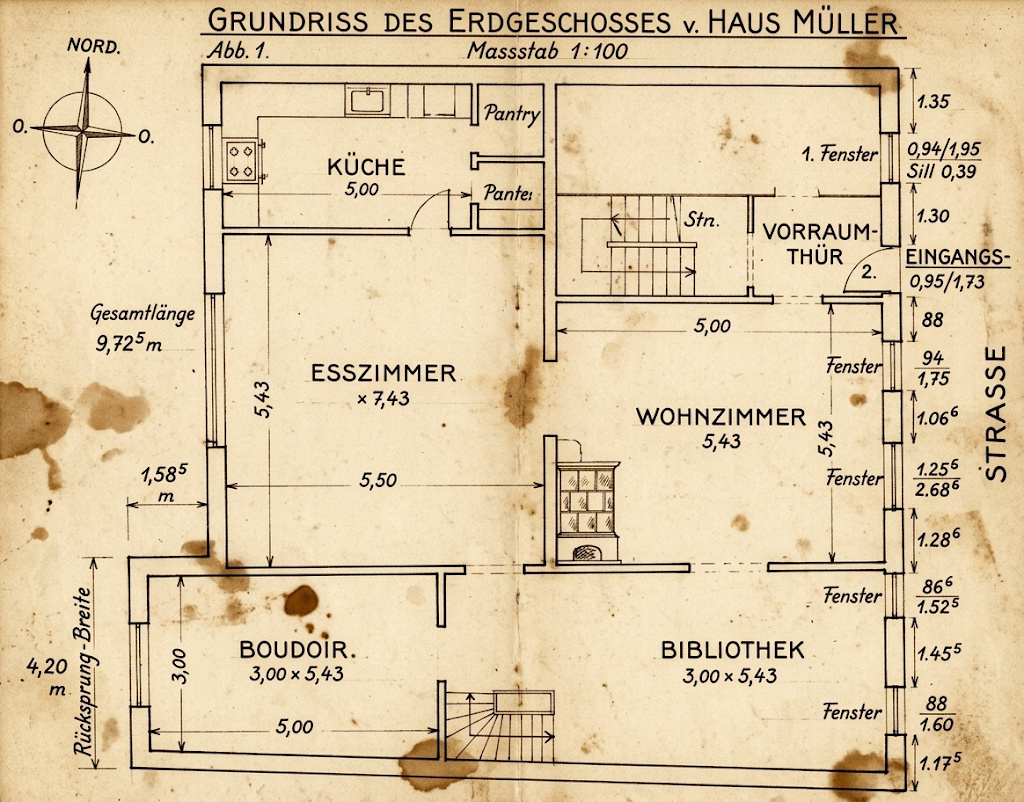
#> input picture lod2/lod2-floorplan/test_plans/haus-mueller-test.png, 1024 x 802 px
$ python -i pipeline.py   (imports and definitions only)
#> lines starting #> are read from the running program, lines starting #| are printed output that depends on the picture; after the words box and inside, x2 and y2 are one past the last pixel; in counts of white or black regions, pixels touching at a corner belong together
"""
Interior walls and doors from a floor plan drawing of a building whose outline is known.

The LoD2 model already gives the footprint in metres. A floor plan adds what is inside it:
where the interior walls stand and where their doors are. Four steps:

1. Place the plan. The footprint is slid, scaled and turned over the drawing until its edges
   lie on ink (chamfer matching on a distance transform), guided by the room model's rooms
   when it ran. That fixes pixels per metre and position without the user marking anything,
   and everything later is in plan metres.
2. Find walls the way they are drawn: two parallel lines 6 to 32 cm apart, or one solid
   stroke that thick. Dimension lines, text underlines and furniture are single thin lines
   and drop out; a third line at the same spacing makes a ladder (stairs), not a wall.
3. Keep only walls inside the outline, off the outer walls, merged along their line,
   extended to meet the walls they end at, and connected to the outline or another wall.
   When a room model ran (Raster2Seq), a wall must also follow one of its room boundaries.
4. Doors: a gap in a wall, and where the room model sees a door on a wall, the gap in the
   wall's ink around it, so a door gets the width drawn, not the model's coarse guess.

Pure over numpy arrays; the room model's rooms and doors come in as plain polygons.
"""
from __future__ import annotations

import math
from dataclasses import dataclass, field

import cv2
import numpy as np
from scipy.optimize import minimize
from shapely.geometry import LineString, Point, Polygon
from shapely.ops import unary_union

# Distances in metres.
WALL_MIN_FACE_GAP = 0.06
WALL_MAX_FACE_GAP = 0.32
MIN_WALL_LENGTH = 0.6
OUTLINE_BAND = 0.5
SAME_LINE = 0.25
# Up to a double door of 1.51 m (DIN 18101), measured with a little of its frame.
DOOR_MIN, DOOR_MAX = 0.5, 1.55
# Metres of wall a door found in the ink alone needs on each side.
JAMB = 0.2
# Pieces on one line with up to this much between them are one wall with an opening: a door,
# or a wide passage between two rooms.
MERGE_GAP = 2.0
# A wall held at one end only must be at least this long: shorter ones are stoves, cupboards
# and stair parts more often than walls.
ONE_END_MIN = 2.0
SNAP = 0.5
# A wall end this far past a crossing wall is not pulled back onto it.
OVERSHOOT = 0.15
# An interior wall ends at the inner face of an outer wall, up to about this far from the
# outline (the outline is the outer face).
SNAP_OUTLINE = 0.8
# A wall end this close beside a corner of the outline lies on the corner's line.
CORNER_ACROSS = 0.15
MIN_SUPPORT = 0.6
# The room model's rooms must cover this share of the drawn building's box, or it failed.
MIN_COVER = 0.4
# A wall the room model does not confirm must be drawn along this share of its length (the
# rest is doors), and lie further than this from the outline somewhere (metres).
MIN_DRAWN = 0.7
ALONG_OUTLINE = 1.2
# A door reads thinner across than the wall around it (its thicker parts, the 75th percentile
# close by): the wall's faces stop, a thin line may carry on.
OPEN_BELOW = 0.7
# Pixels: distance cap for the chamfer cost, so far-off points do not dominate.
CHAMFER_CAP = 25.0
# Metres: how far from the room model's rooms the drawn outer walls may lie (a thick outer
# wall, plus the model's own blur at its 256 pixels).
ROOM_REACH = 0.55


@dataclass
class Transform:
    """Plan metres (y up) to image pixels (y down): scale, rotation, pixel of the plan origin."""

    scale: float
    theta: float
    ox: float
    oy: float

    # [10 lines left out: functions to_px, to_m, not called in this run]


@dataclass
class Wall:
    orientation: str  # "h" or "v" in the image
    a: tuple[float, float]
    b: tuple[float, float]
    thickness: float
    support: float | None = None
    parts: list[tuple[float, float]] = field(default_factory=list)

    @property
    def line(self) -> LineString:
        return LineString([self.a, self.b])


@dataclass
class Door:
    a: tuple[float, float]
    b: tuple[float, float]
    source: str  # "gap", "model" or "ink"


@dataclass
class Result:
    transform: Transform
    fit_error: float  # metres, median distance of the footprint from the drawn outline
    walls: list[Wall]
    doors: list[Door]
    used_model: bool


def ink_of(gray: np.ndarray) -> np.ndarray:
    """Dark strokes as 255 on 0, robust to stains and yellowed paper."""
    block = max(15, (min(gray.shape) // 26) | 1)
    return cv2.adaptiveThreshold(gray, 255, cv2.ADAPTIVE_THRESH_MEAN_C, cv2.THRESH_BINARY_INV, block, 15)


# [7 lines left out: function _outline_samples, not called in this run]


def wall_mask(ink: np.ndarray) -> np.ndarray:
    """Ink that looks like walls (two close parallel lines, or one thick stroke), before the
    scale is known: gaps and thicknesses in pixels relative to the image size."""
    h, w = ink.shape
    size = max(h, w)
    min_len = max(8, size // 40)
    strokes = strokes_of(ink, min_len, 0.03 * size)
    mask = np.zeros_like(ink)
    lo_gap, hi_gap = 2.0, 0.02 * size
    for o in ("h", "v"):
        lines = sorted((t for t in strokes if t[0] == o), key=lambda t: t[1])
        for i, a in enumerate(lines):
            thick = a[4] >= 3
            for b in lines[i + 1 :]:
                if b[1] - a[1] > hi_gap:
                    break
                if b[1] - a[1] >= lo_gap and min(a[3], b[3]) - max(a[2], b[2]) >= min_len:
                    thick = True
                    break
            if thick:
                p0 = (int(a[2]), int(a[1])) if o == "h" else (int(a[1]), int(a[2]))
                p1 = (int(a[3]), int(a[1])) if o == "h" else (int(a[1]), int(a[3]))
                cv2.line(mask, p0, p1, 255, max(1, int(a[4])))
    return mask


def _drawing(walls: np.ndarray) -> tuple[int, int, int, int] | None:
    """The box (x, y, w, h) of the cluster with the most wall-like ink: the building drawn."""
    h, w = walls.shape
    reach = max(3, max(h, w) // 120)
    joined = cv2.dilate(walls, cv2.getStructuringElement(cv2.MORPH_RECT, (2 * reach + 1, 2 * reach + 1)))
    n, labels, stats, _ = cv2.connectedComponentsWithStats(joined)
    if n < 2:
        return None
    # The most wall ink, not the largest box: a sheet's frame is long but thin.
    ink_per = np.bincount(labels[walls > 0], minlength=n)
    i = 1 + int(np.argmax(ink_per[1:]))
    x, y, bw, bh = (int(v) for v in stats[i, :4])
    return x, y, bw, bh


def plan_region(gray: np.ndarray) -> tuple[int, int, int, int]:
    """Where the floor plan is on the sheet, as (x0, y0, x1, y1) pixels.

    An architect's sheet carries a title block, a legend, an area schedule and notes around
    the drawing; read whole, the building is a small part of it and the room model sees it at
    a few dozen of its 256 pixels. The plan is the cluster with the most wall-like ink; a sheet
    that is mostly plan already is returned whole.
    """
    h, w = gray.shape
    drawn = _drawing(wall_mask(ink_of(gray)))
    if drawn is None:
        return 0, 0, w, h
    x, y, bw, bh = drawn
    if bw * bh > 0.6 * w * h:
        return 0, 0, w, h
    margin = int(0.08 * max(bw, bh))
    return max(0, x - margin), max(0, y - margin), min(w, x + bw + margin), min(h, y + bh + margin)


# [188 lines left out: functions register, _on_outer_faces, _similarity, _grown, _room_union, not called in this run]


def strokes_of(ink: np.ndarray, min_length_px: int, max_thickness_px: float):
    """Horizontal and vertical ink strokes: (orientation, position, from, to, thickness) in px.

    A stroke is a run along which the ink across stays thinner than `max_thickness_px`. One
    piece of ink can hold several: an interior wall that carries on the line of a thicker outer
    wall, or a long wall a degree or two off the image axes (a skewed outline, a scan put in a
    little crooked) whose box is taller than the wall is thick. So a piece whose box is too
    thick is measured across at every step along it and cut into its thin enough runs.
    """
    out = []
    for o, kernel in (("h", (min_length_px, 1)), ("v", (1, min_length_px))):
        opened = cv2.morphologyEx(ink, cv2.MORPH_OPEN, cv2.getStructuringElement(cv2.MORPH_RECT, kernel))
        n, labels, stats, centroids = cv2.connectedComponentsWithStats(opened)
        for i in range(1, n):
            x, y, w, h, _ = stats[i]
            length, box = (w, h) if o == "h" else (h, w)
            if box < max_thickness_px:
                # Across the stroke, the middle of its ink.
                cx, cy = centroids[i]
                if o == "h":
                    out.append(("h", float(cy), float(x), float(x + w), float(box)))
                else:
                    out.append(("v", float(cx), float(y), float(y + h), float(box)))
                continue
            if length < min_length_px:
                continue
            piece = labels[y : y + h, x : x + w] == i
            if o == "v":
                piece = piece.T  # along the rows from here on
            count = piece.sum(axis=0)
            across = np.arange(piece.shape[0])[:, None]
            middle = (piece * across).sum(axis=0) / np.maximum(count, 1)
            thin = (count > 0) & (count < max_thickness_px)
            k = 0
            while k < len(thin):
                if not thin[k]:
                    k += 1
                    continue
                j = k
                while j < len(thin) and thin[j]:
                    j += 1
                if j - k >= min_length_px:
                    pos = float(middle[k:j].mean()) + (y if o == "h" else x)
                    lo, hi = (x + k, x + j) if o == "h" else (y + k, y + j)
                    out.append((o, pos, float(lo), float(hi), float(count[k:j].mean())))
                k = j
    return out


# [35 lines left out: functions wall_strokes, _axis, not called in this run]


def _from_axis(o: str, pos: float, lo: float, hi: float) -> tuple[tuple[float, float], tuple[float, float]]:
    return ((pos, lo), (pos, hi)) if o == "v" else ((lo, pos), (hi, pos))


# [447 lines left out: functions interior_walls, _drawn, _along_outline, _extend_to_neighbours, _across_doors, _amount_along and 6 more, not called in this run]

>>> import cv2
>>> picture = cv2.imread('test_plans/haus-mueller-test.png', cv2.IMREAD_GRAYSCALE)
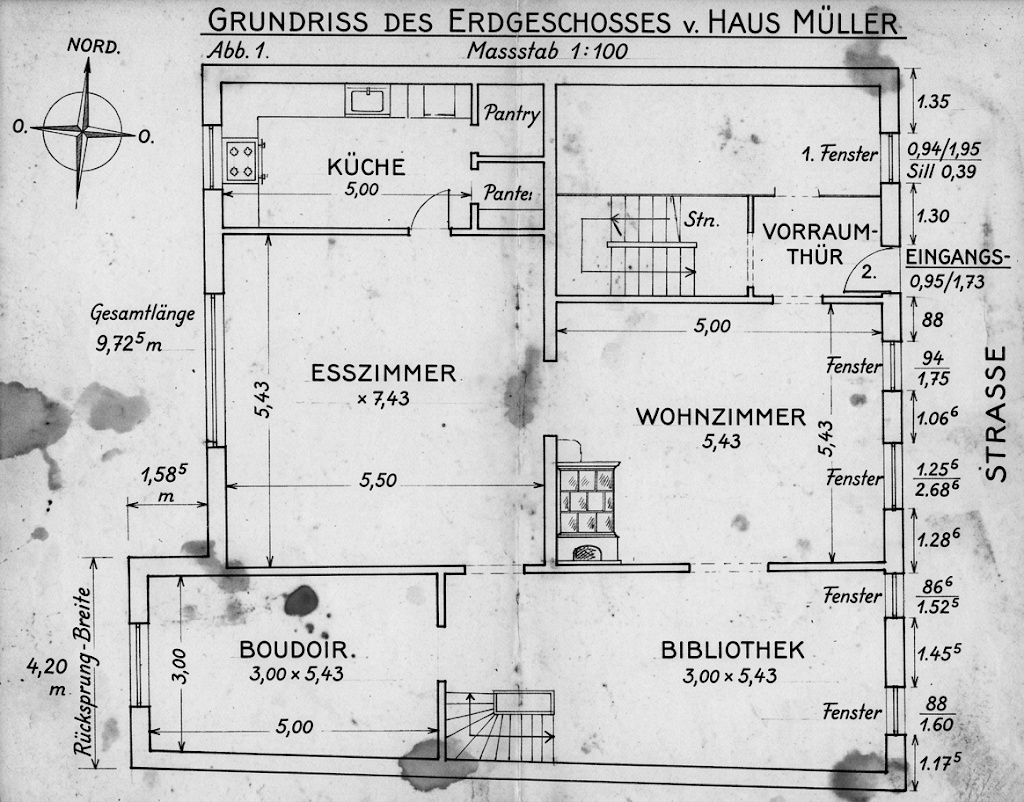
#> picture: shape (802, 1024); min 0, max 247, mean 203
>>> result = plan_region(picture)
#> in ink_of, `return cv2.adaptiveThreshold(gray, 255, cv2.ADAPTIVE_THRESH_MEAN_C, cv..`:
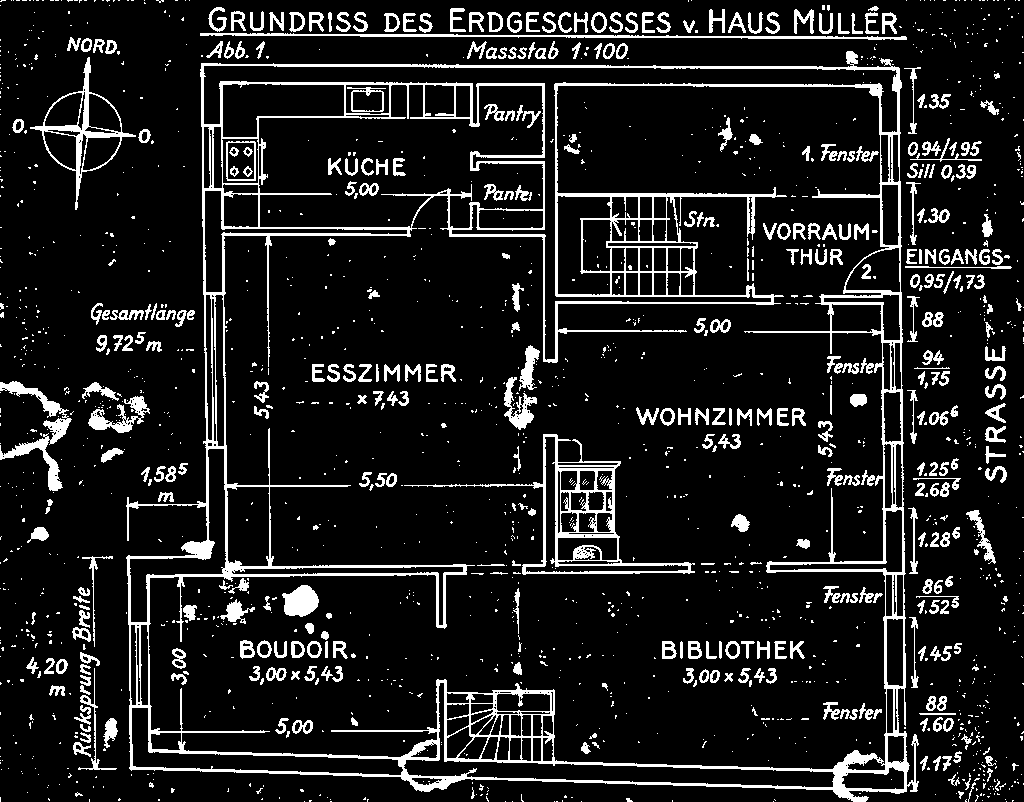
#> returned value: shape (802, 1024); 11.4% white; 1710 white regions (1316 under 20 px), largest, box (x1, y1, x2, y2) and area: (126, 51, 919, 802) 39286, (404, 434, 695, 575) 4270, (30, 57, 136, 210) 1825
#> in wall_mask, `h, w = ink.shape`: h = 802; w = 1024
#> in wall_mask, `min_len = max(8, size // 40)`: min_len = 25
#> the loop in strokes_of, `for o, kernel in (("h", (min_length_px, 1)), ("v", (1, min_length_px))):` made 2 passes
#> (o, kernel, n) on passes 1 to 2: ('h', (25, 1), 93), ('v', (1, 25), 114)
#> pass 1, in strokes_of, `n, labels, stats, centroids = cv2.connectedComponentsWithStats(opened)`:
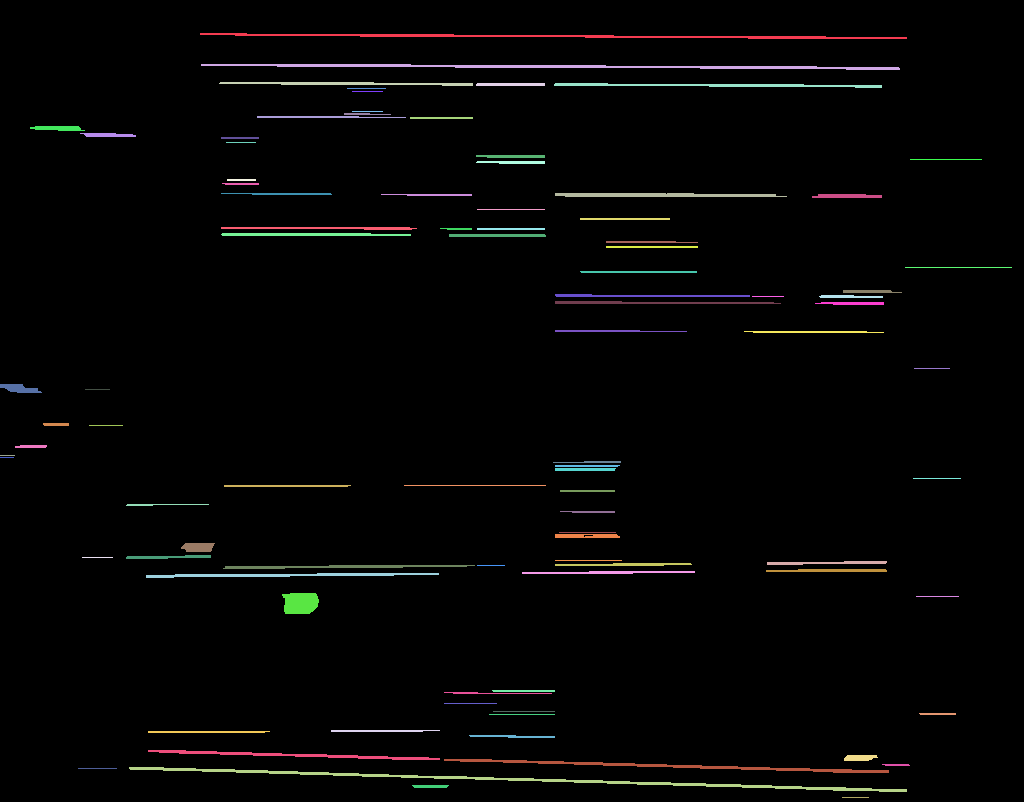
#> labels: shape (802, 1024) int32; 93 distinct labels, from 0 to 92; one colour per label, 0 black
#> after the loop in strokes_of, `for o, kernel in (("h", (min_length_px, 1)), ("v", (1, min_length_px))):`: out = 205 items, first 6: ('h', 35.76, 200, 907, 6), ('h', 66.1, 201, 900, 6), ('h', 83.16, 219, 473, 4), ('h', 84, 476, 545, 3), ('h', 84.84, 554, 882, 5), ('h', 88, 347, 386, 1)
#> in wall_mask, `strokes = strokes_of(ink, min_len, 0.03 * size)`: strokes has the same summary as out in strokes_of
#> in wall_mask, `lo_gap, hi_gap = 2.0, 0.02 * size`: lo_gap = 2; hi_gap = 20.48
#> after the loop in wall_mask, `for o in ("h", "v"):`:
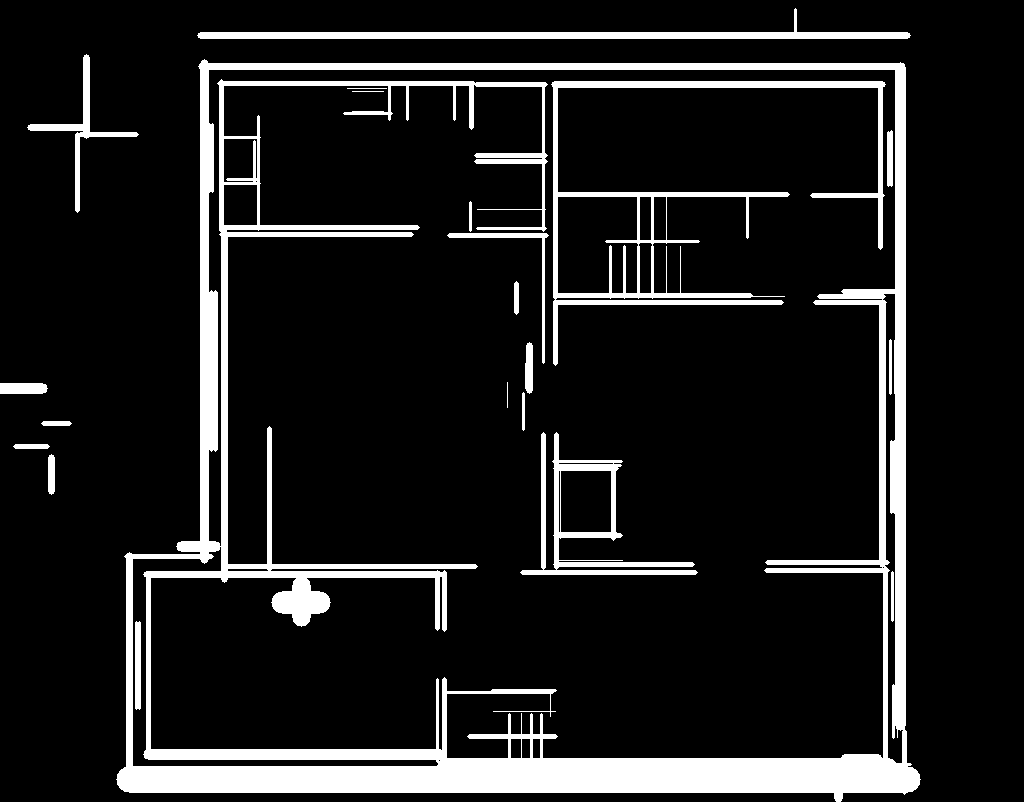
#> mask: shape (802, 1024); 11.9% white; 21 white regions, largest, box (x1, y1, x2, y2) and area: (116, 59, 921, 802) 73573, (551, 81, 886, 366) 9506, (197, 8, 911, 39) 5048
#> in _drawing, `h, w = walls.shape`: h = 802; w = 1024
#> in _drawing, `reach = max(3, max(h, w) // 120)`: reach = 8
#> in _drawing, `joined = cv2.dilate(walls, cv2.getStructuringElement(cv2.MORPH_RECT, (..`: joined: shape (802, 1024); 30.8% white; 7 white regions, largest, box (x1, y1, x2, y2) and area: (108, 51, 929, 802) 223459, (189, 0, 919, 47) 17224, (19, 46, 147, 221) 6222
#> in _drawing, `n, labels, stats, _ = cv2.connectedComponentsWithStats(joined)`:
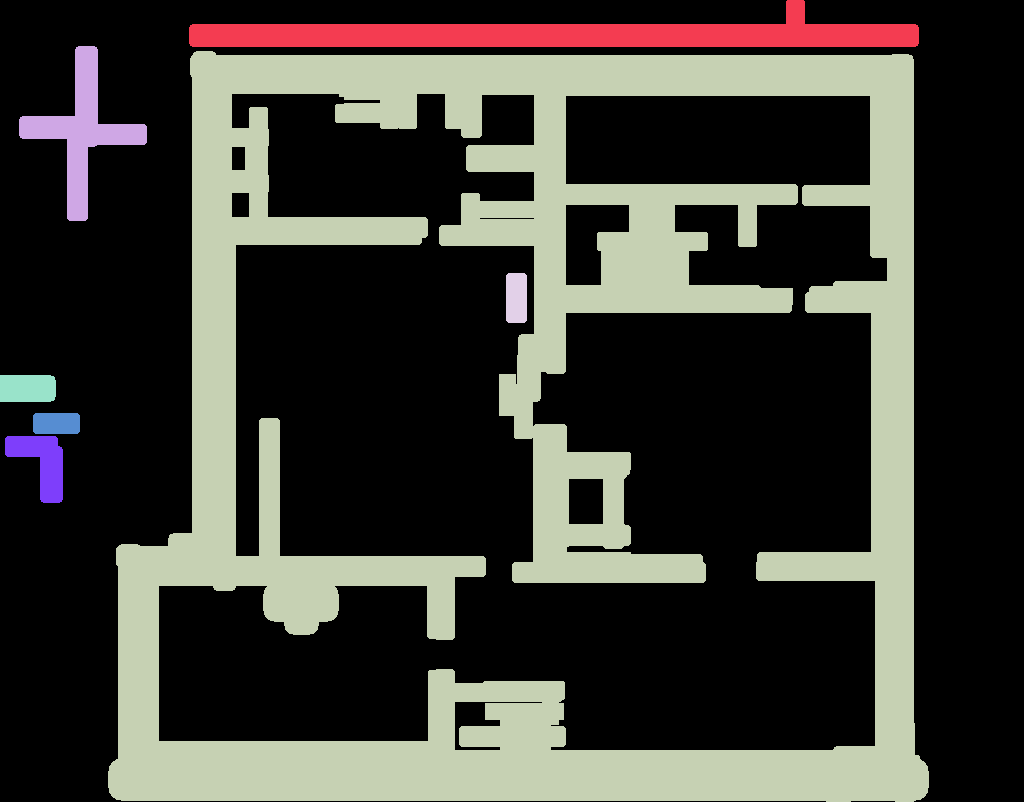
#> labels: shape (802, 1024) int32; 8 distinct labels, from 0 to 7; one colour per label, 0 black
#> in _drawing, `n, labels, stats, _ = cv2.connectedComponentsWithStats(joined)`: stats = [[0, 0, 1024, 802, 568636], [189, 0, 730, 47, 17224], [19, 46, 128, 175, 6222], [108, 51, 821, 751, 223459], [506, 273, 21, 50, 1038], [0, 375, 56, 27, 1492], [33, 413, 47, 21, 975], [5, 436, 58, 67, 2202]]
#> in _drawing, `ink_per = np.bincount(labels[walls > 0], minlength=n)`: ink_per = [0, 5048, 1607, 90134, 158, 508, 143, 440]
#> in _drawing, `i = 1 + int(np.argmax(ink_per[1:]))`: i = 3
#> in _drawing, `x, y, bw, bh = (int(v) for v in stats[i, :4])`: x = 108; y = 51; bw = 821; bh = 751
#> in plan_region, `drawn = _drawing(wall_mask(ink_of(gray)))`: drawn = (108, 51, 821, 751)
#> in plan_region, `x, y, bw, bh = drawn`: x = 108; y = 51; bw = 821; bh = 751
#> result = (0, 0, 1024, 802)
